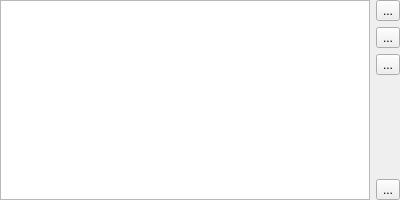
<?xml version="1.0" encoding="UTF-8"?>
<ui version="4.0">
 <class>MixControl</class>
 <widget class="QWidget" name="MixControl">
  <property name="geometry">
   <rect>
    <x>0</x>
    <y>0</y>
    <width>400</width>
    <height>200</height>
   </rect>
  </property>
  <property name="windowTitle">
   <string>Composition</string>
  </property>
  <layout class="QGridLayout" name="gridLayout">
   <property name="leftMargin">
    <number>0</number>
   </property>
   <property name="topMargin">
    <number>0</number>
   </property>
   <property name="rightMargin">
    <number>0</number>
   </property>
   <property name="bottomMargin">
    <number>0</number>
   </property>
   <item row="2" column="1">
    <widget class="QToolButton" name="f_edit">
     <property name="sizePolicy">
      <sizepolicy hsizetype="MinimumExpanding" vsizetype="Fixed">
       <horstretch>0</horstretch>
       <verstretch>0</verstretch>
      </sizepolicy>
     </property>
     <property name="text">
      <string>...</string>
     </property>
    </widget>
   </item>
   <item row="4" column="1">
    <spacer name="verticalSpacer">
     <property name="orientation">
      <enum>Qt::Vertical</enum>
     </property>
     <property name="sizeHint" stdset="0">
      <size>
       <width>20</width>
       <height>133</height>
      </size>
     </property>
    </spacer>
   </item>
   <item row="1" column="1">
    <widget class="QToolButton" name="f_remove">
     <property name="sizePolicy">
      <sizepolicy hsizetype="MinimumExpanding" vsizetype="Fixed">
       <horstretch>0</horstretch>
       <verstretch>0</verstretch>
      </sizepolicy>
     </property>
     <property name="text">
      <string>...</string>
     </property>
    </widget>
   </item>
   <item row="0" column="1">
    <widget class="QToolButton" name="f_add">
     <property name="sizePolicy">
      <sizepolicy hsizetype="MinimumExpanding" vsizetype="Fixed">
       <horstretch>1</horstretch>
       <verstretch>0</verstretch>
      </sizepolicy>
     </property>
     <property name="text">
      <string>...</string>
     </property>
    </widget>
   </item>
   <item row="5" column="1">
    <widget class="QToolButton" name="f_removeAll">
     <property name="text">
      <string>...</string>
     </property>
    </widget>
   </item>
   <item row="0" column="0" rowspan="6">
    <widget class="MyView" name="f_view">
     <property name="sizePolicy">
      <sizepolicy hsizetype="Expanding" vsizetype="Expanding">
       <horstretch>99</horstretch>
       <verstretch>0</verstretch>
      </sizepolicy>
     </property>
     <property name="editTriggers">
      <set>QAbstractItemView::NoEditTriggers</set>
     </property>
     <property name="rootIsDecorated">
      <bool>false</bool>
     </property>
     <property name="itemsExpandable">
      <bool>false</bool>
     </property>
     <property name="sortingEnabled">
      <bool>true</bool>
     </property>
     <property name="expandsOnDoubleClick">
      <bool>false</bool>
     </property>
    </widget>
   </item>
  </layout>
 </widget>
 <customwidgets>
  <customwidget>
   <class>MyView</class>
   <extends>QTreeView</extends>
   <header>myview.h</header>
  </customwidget>
 </customwidgets>
 <tabstops>
  <tabstop>f_view</tabstop>
  <tabstop>f_add</tabstop>
  <tabstop>f_remove</tabstop>
  <tabstop>f_edit</tabstop>
  <tabstop>f_removeAll</tabstop>
 </tabstops>
 <resources/>
 <connections/>
</ui>
